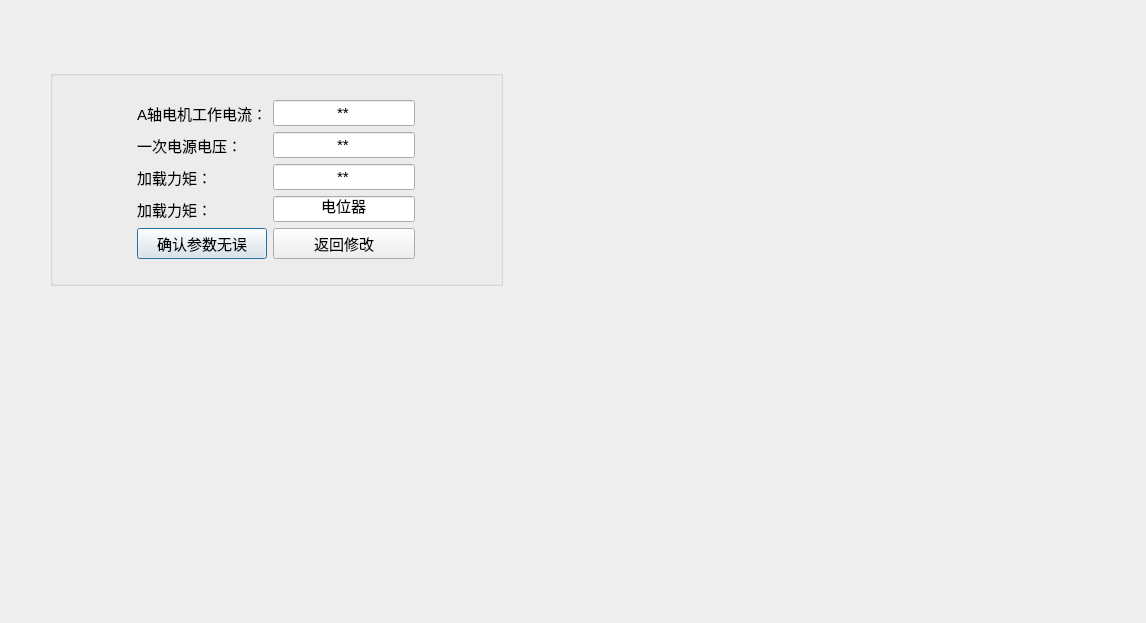
<?xml version="1.0" encoding="UTF-8"?>
<ui version="4.0">
 <class>Dialogqueren</class>
 <widget class="QDialog" name="Dialogqueren">
  <property name="geometry">
   <rect>
    <x>0</x>
    <y>0</y>
    <width>1146</width>
    <height>623</height>
   </rect>
  </property>
  <property name="windowTitle">
   <string>Dialog</string>
  </property>
  <widget class="QGroupBox" name="groupBox_8">
   <property name="geometry">
    <rect>
     <x>50</x>
     <y>70</y>
     <width>453</width>
     <height>216</height>
    </rect>
   </property>
   <property name="title">
    <string/>
   </property>
   <layout class="QGridLayout" name="gridLayout_3">
    <item row="0" column="0">
     <layout class="QGridLayout" name="gridLayout">
      <item row="0" column="0">
       <widget class="QLabel" name="label">
        <property name="sizePolicy">
         <sizepolicy hsizetype="Fixed" vsizetype="Preferred">
          <horstretch>0</horstretch>
          <verstretch>0</verstretch>
         </sizepolicy>
        </property>
        <property name="font">
         <font>
          <pointsize>11</pointsize>
         </font>
        </property>
        <property name="text">
         <string>A轴电机工作电流：</string>
        </property>
       </widget>
      </item>
      <item row="0" column="1">
       <widget class="QLineEdit" name="lineEdit">
        <property name="sizePolicy">
         <sizepolicy hsizetype="Fixed" vsizetype="Fixed">
          <horstretch>0</horstretch>
          <verstretch>0</verstretch>
         </sizepolicy>
        </property>
        <property name="font">
         <font>
          <pointsize>11</pointsize>
         </font>
        </property>
        <property name="text">
         <string>**</string>
        </property>
        <property name="alignment">
         <set>Qt::AlignCenter</set>
        </property>
       </widget>
      </item>
      <item row="1" column="1">
       <widget class="QLineEdit" name="lineEdit_6">
        <property name="sizePolicy">
         <sizepolicy hsizetype="Fixed" vsizetype="Fixed">
          <horstretch>0</horstretch>
          <verstretch>0</verstretch>
         </sizepolicy>
        </property>
        <property name="font">
         <font>
          <pointsize>11</pointsize>
         </font>
        </property>
        <property name="text">
         <string>**</string>
        </property>
        <property name="alignment">
         <set>Qt::AlignCenter</set>
        </property>
       </widget>
      </item>
      <item row="2" column="0">
       <widget class="QLabel" name="label_5">
        <property name="sizePolicy">
         <sizepolicy hsizetype="Fixed" vsizetype="Preferred">
          <horstretch>0</horstretch>
          <verstretch>0</verstretch>
         </sizepolicy>
        </property>
        <property name="font">
         <font>
          <pointsize>11</pointsize>
         </font>
        </property>
        <property name="text">
         <string>加载力矩：</string>
        </property>
       </widget>
      </item>
      <item row="2" column="1">
       <widget class="QLineEdit" name="lineEdit_5">
        <property name="sizePolicy">
         <sizepolicy hsizetype="Fixed" vsizetype="Fixed">
          <horstretch>0</horstretch>
          <verstretch>0</verstretch>
         </sizepolicy>
        </property>
        <property name="font">
         <font>
          <pointsize>11</pointsize>
         </font>
        </property>
        <property name="text">
         <string>**</string>
        </property>
        <property name="alignment">
         <set>Qt::AlignCenter</set>
        </property>
       </widget>
      </item>
      <item row="1" column="0">
       <widget class="QLabel" name="label_6">
        <property name="sizePolicy">
         <sizepolicy hsizetype="Fixed" vsizetype="Preferred">
          <horstretch>0</horstretch>
          <verstretch>0</verstretch>
         </sizepolicy>
        </property>
        <property name="font">
         <font>
          <pointsize>11</pointsize>
         </font>
        </property>
        <property name="text">
         <string>一次电源电压：</string>
        </property>
       </widget>
      </item>
      <item row="3" column="0">
       <widget class="QLabel" name="label_13">
        <property name="sizePolicy">
         <sizepolicy hsizetype="Fixed" vsizetype="Preferred">
          <horstretch>0</horstretch>
          <verstretch>0</verstretch>
         </sizepolicy>
        </property>
        <property name="font">
         <font>
          <pointsize>11</pointsize>
         </font>
        </property>
        <property name="text">
         <string>加载力矩：</string>
        </property>
       </widget>
      </item>
      <item row="3" column="1">
       <widget class="QLineEdit" name="lineEdit_13">
        <property name="sizePolicy">
         <sizepolicy hsizetype="Fixed" vsizetype="Fixed">
          <horstretch>0</horstretch>
          <verstretch>0</verstretch>
         </sizepolicy>
        </property>
        <property name="font">
         <font>
          <pointsize>11</pointsize>
         </font>
        </property>
        <property name="text">
         <string>电位器</string>
        </property>
        <property name="alignment">
         <set>Qt::AlignCenter</set>
        </property>
       </widget>
      </item>
      <item row="4" column="0">
       <widget class="QPushButton" name="pushButton_9">
        <property name="font">
         <font>
          <pointsize>11</pointsize>
         </font>
        </property>
        <property name="text">
         <string>确认参数无误</string>
        </property>
       </widget>
      </item>
      <item row="4" column="1">
       <widget class="QPushButton" name="pushButton">
        <property name="font">
         <font>
          <pointsize>11</pointsize>
         </font>
        </property>
        <property name="text">
         <string>返回修改</string>
        </property>
       </widget>
      </item>
     </layout>
    </item>
   </layout>
  </widget>
 </widget>
 <resources/>
 <connections/>
</ui>
